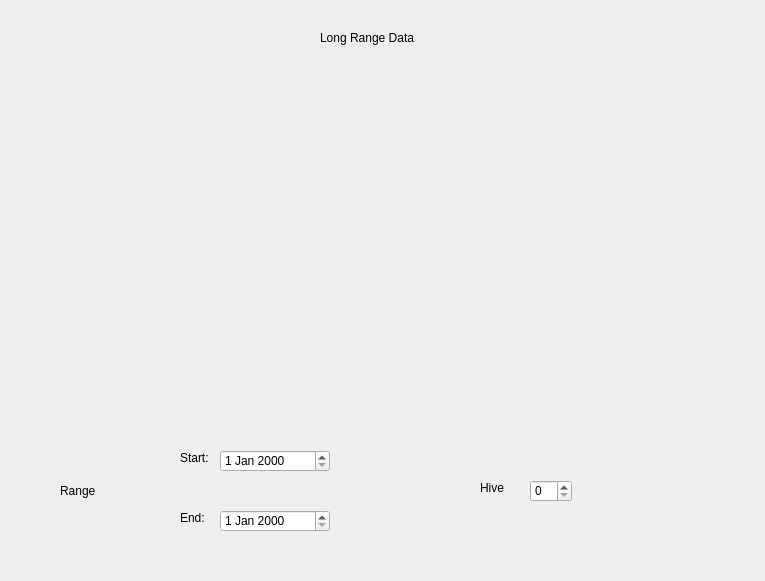
<?xml version="1.0" encoding="UTF-8"?>
<ui version="4.0">
 <class>RangeData</class>
 <widget class="QDialog" name="RangeData">
  <property name="geometry">
   <rect>
    <x>0</x>
    <y>0</y>
    <width>765</width>
    <height>581</height>
   </rect>
  </property>
  <property name="windowTitle">
   <string>Dialog</string>
  </property>
  <widget class="QSpinBox" name="spinBox">
   <property name="geometry">
    <rect>
     <x>530</x>
     <y>480</y>
     <width>42</width>
     <height>22</height>
    </rect>
   </property>
  </widget>
  <widget class="QLabel" name="label">
   <property name="geometry">
    <rect>
     <x>60</x>
     <y>450</y>
     <width>91</width>
     <height>81</height>
    </rect>
   </property>
   <property name="text">
    <string>Range</string>
   </property>
  </widget>
  <widget class="QDateEdit" name="dateEdit">
   <property name="geometry">
    <rect>
     <x>220</x>
     <y>450</y>
     <width>110</width>
     <height>22</height>
    </rect>
   </property>
  </widget>
  <widget class="QDateEdit" name="dateEdit_2">
   <property name="geometry">
    <rect>
     <x>220</x>
     <y>510</y>
     <width>110</width>
     <height>22</height>
    </rect>
   </property>
  </widget>
  <widget class="QLabel" name="label_2">
   <property name="geometry">
    <rect>
     <x>180</x>
     <y>450</y>
     <width>31</width>
     <height>16</height>
    </rect>
   </property>
   <property name="text">
    <string>Start:</string>
   </property>
  </widget>
  <widget class="QLabel" name="label_3">
   <property name="geometry">
    <rect>
     <x>180</x>
     <y>510</y>
     <width>31</width>
     <height>16</height>
    </rect>
   </property>
   <property name="text">
    <string>End:</string>
   </property>
  </widget>
  <widget class="QLabel" name="label_4">
   <property name="geometry">
    <rect>
     <x>480</x>
     <y>480</y>
     <width>41</width>
     <height>16</height>
    </rect>
   </property>
   <property name="text">
    <string>Hive</string>
   </property>
  </widget>
  <widget class="QLabel" name="label_5">
   <property name="geometry">
    <rect>
     <x>320</x>
     <y>30</y>
     <width>111</width>
     <height>16</height>
    </rect>
   </property>
   <property name="text">
    <string>Long Range Data</string>
   </property>
  </widget>
  <widget class="QCustomPlot" name="nest" native="true">
   <property name="geometry">
    <rect>
     <x>110</x>
     <y>90</y>
     <width>500</width>
     <height>300</height>
    </rect>
   </property>
  </widget>
 </widget>
 <customwidgets>
  <customwidget>
   <class>QCustomPlot</class>
   <extends>QWidget</extends>
   <header>qcustomplot.h</header>
   <container>1</container>
  </customwidget>
 </customwidgets>
 <resources/>
 <connections/>
</ui>
